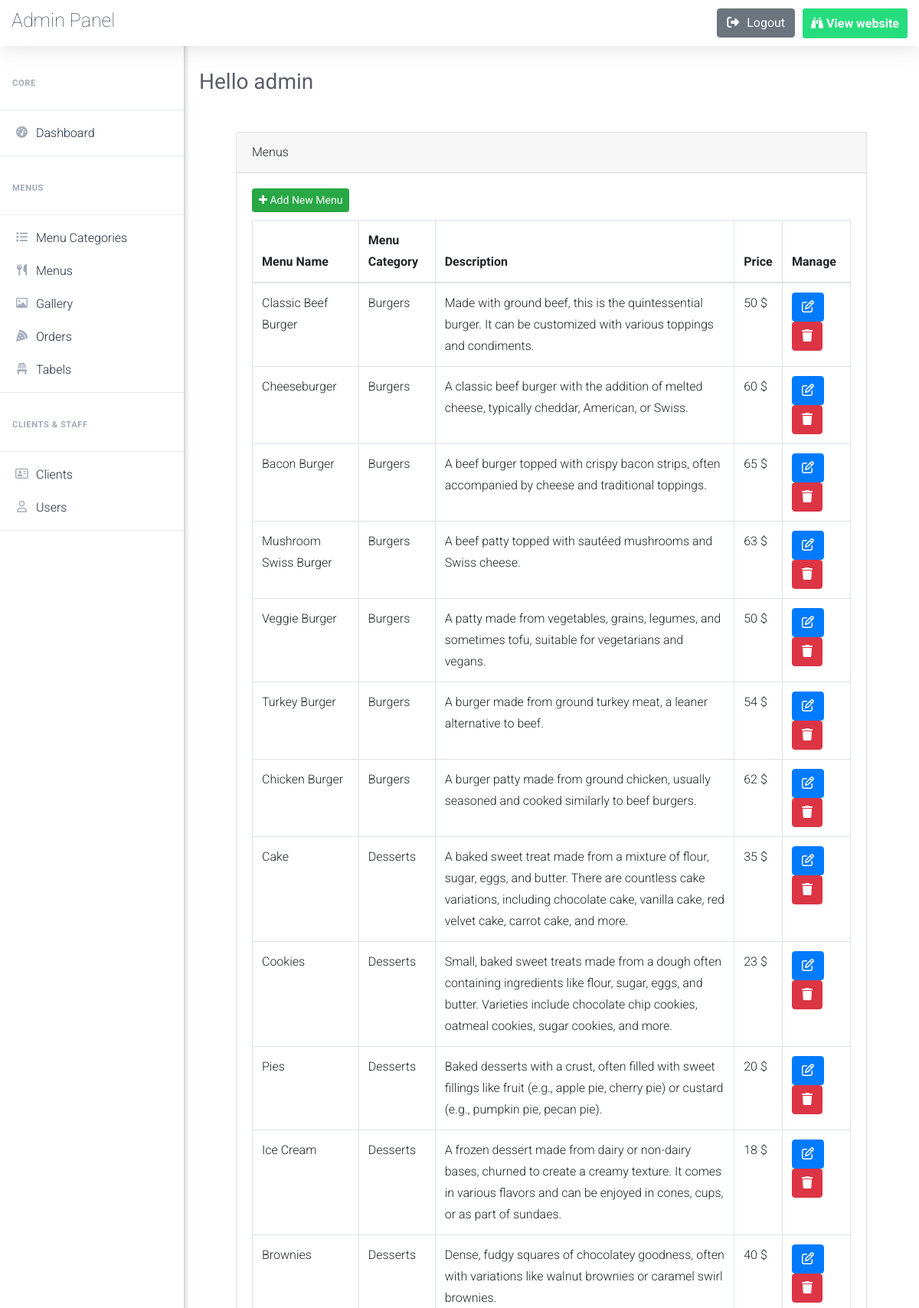
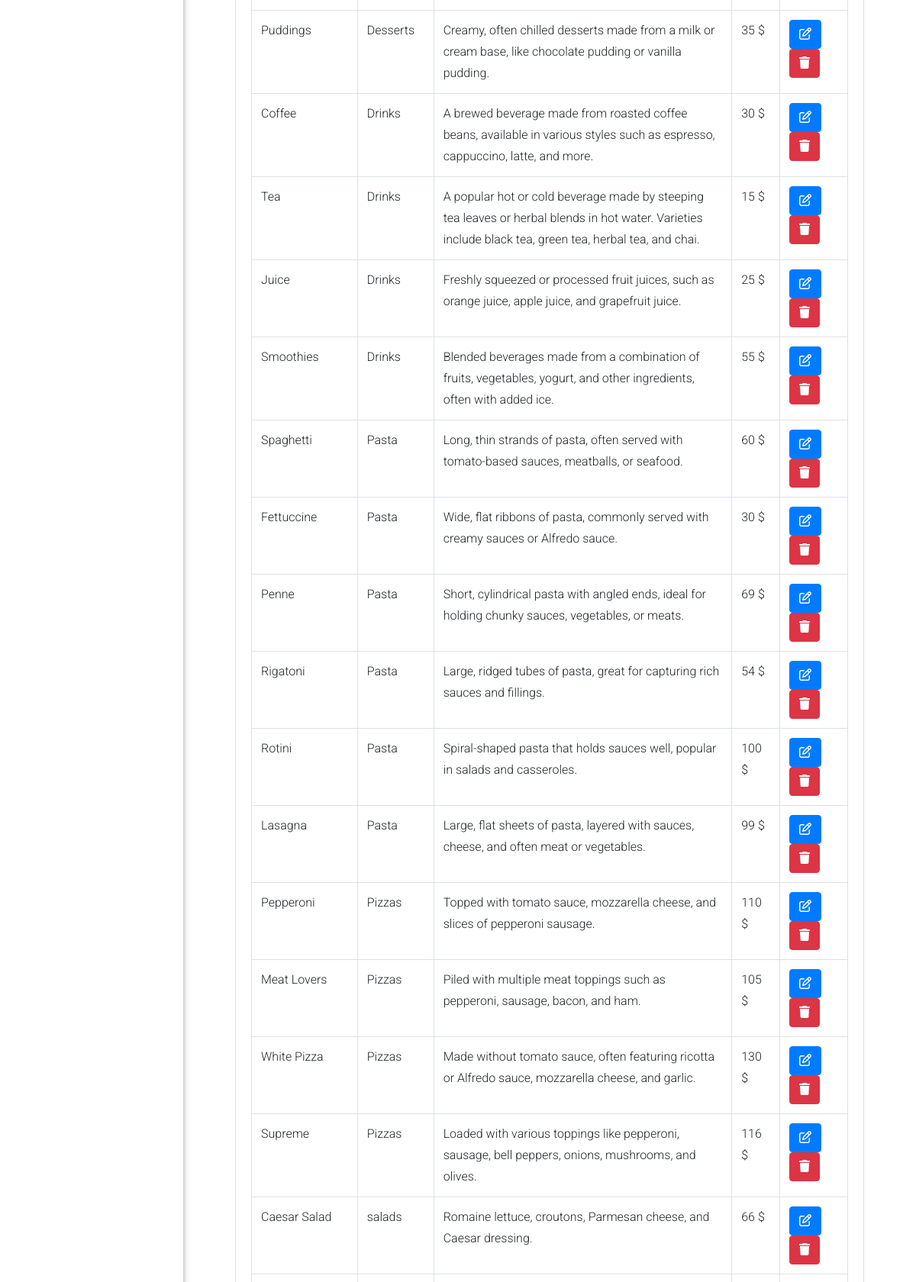
The page /admin/menus.php (signed in, upper part) on the database its author committed (2 pictures, top to bottom).
### tables this page shows
CREATE TABLE `menus` (
  `menu_id` int(11) NOT NULL,
  `menu_name` varchar(255) NOT NULL,
  `menu_description` text NOT NULL,
  `price` float NOT NULL,
  `menu_image` varchar(255) NOT NULL,
  `category_id` int(11) NOT NULL
);

CREATE TABLE `menu_categories` (
  `category_id` int(11) NOT NULL,
  `category_name` varchar(255) NOT NULL
);

### admin/includes/function.php (called while the page is built, shortened)
<?php
    require_once("connectDB.php");
    function select_menu($table1,$table2){
        global $con;
        $stmt = $con->prepare("SELECT *, menu_categories.category_name
        FROM $table1 INNER JOIN $table2 ON menus.category_id =menu_categories.category_id;");
        $stmt->execute();
        $menus = $stmt->fetchAll();
        return $menus;
    }
?>

### admin/menus.php (the view, shortened to what this page needs)
<?php
    if(isset($_SESSION['name'])){
            include_once("includes/header.php");
            require_once("includes/function.php");
            $menus = select_menu('menus','menu_categories');
        ?>
            <div class="card m-5">
                <div class="card-header ">
                    Menus
                </div>
                <div class="card-body">
                    <a href="new_menu.php" class="btn btn-success btn-sm" style="margin-bottom: 10px;">
                        <i class="fa fa-plus"></i>
                        Add New Menu
                    </a>
                    <table class="table table-bordered categories-table">
                        <thead>
                            <tr>
                                <th scope="col">Menu Name</th>
                                <th scope="col">Menu Category	</th>
                                <th scope="col">Description</th>
                                <th scope="col">Price</th>
                                <th scope="col">Manage</th>
                            </tr>
                        </thead>
                        <tbody>
                            <?php
                            foreach($menus as $menu)
                            {
                                ?>
                            <tr>
                                <td><?php echo $menu['menu_name']?></td>
                                <td><?php echo $menu['category_name']?></td>
                                <td><?php echo $menu['menu_description']?></td>
                                <td><?php echo $menu['price']." $ " ?></td>
                                <td>
                                    <a class="btn btn-primary" href="edit_menu.php?menu_id=<?php echo $menu['menu_id']?>">
                                        <i class="fa-regular fa-pen-to-square"></i>
                                    </a>
                                    <a class="btn btn-danger" href="delete.php?menu_id=<?php echo $menu['menu_id']?>">
                                        <i class="fa-solid fa-trash"></i>
                                    </a>
                                </td>
                            </tr>
                            <?php
                            }
                            ?>
                        </tbody>
                    </table>
                </div>
            </div>
<?php
    include_once("includes/footer.php");
  }else{
    header('location:login.php');
}
?>

### admin/css/home.css (style rules this page uses)
a, a:hover { text-decoration: none !important; }
html { scroll-behavior: smooth; }
body { font-family: "Roboto", sans-serif; font-size: 16px; line-height: 28px; font-weight: 300; }

### rows shown on the page
menus: menu_name "Classic Beef Burger", category.category_name "Burgers", menu_description "Made with ground beef, this is the quintessential burger. It can be customized with various toppings and condiments.", price "50"
menus: menu_name "Cheeseburger", category.category_name "Burgers", menu_description "A classic beef burger with the addition of melted cheese, typically cheddar, American, or Swiss.", price "60"
menus: menu_name "Bacon Burger", category.category_name "Burgers", menu_description "A beef burger topped with crispy bacon strips, often accompanied by cheese and traditional toppings.", price "65"
menus: menu_name "Mushroom Swiss Burger", category.category_name "Burgers", menu_description "A beef patty topped with sautéed mushrooms and Swiss cheese.", price "63"
menus: menu_name "Veggie Burger", category.category_name "Burgers", menu_description "A patty made from vegetables, grains, legumes, and sometimes tofu, suitable for vegetarians and vegans.", price "50"
menus: menu_name "Turkey Burger", category.category_name "Burgers", menu_description "A burger made from ground turkey meat, a leaner alternative to beef.", price "54"
menus: menu_name "Chicken Burger", category.category_name "Burgers", menu_description "A burger patty made from ground chicken, usually seasoned and cooked similarly to beef burgers.", price "62"
menus: menu_name "Cake", category.category_name "Desserts", menu_description "A baked sweet treat made from a mixture of flour, sugar, eggs, and butter. There are countless cake variations, including chocolate cake, vanilla cake, red velvet cake, carrot cake, and more.", price "35"
menus: menu_name "Cookies", category.category_name "Desserts", menu_description "Small, baked sweet treats made from a dough often containing ingredients like flour, sugar, eggs, and butter. Varieties include chocolate chip cookies, oatmeal cookies, sugar cookies, and more.", price "23"
menus: menu_name "Pies", category.category_name "Desserts", menu_description "Baked desserts with a crust, often filled with sweet fillings like fruit (e.g., apple pie, cherry pie) or custard (e.g., pumpkin pie, pecan pie).", price "20"
menus: menu_name "Ice Cream", category.category_name "Desserts", menu_description "A frozen dessert made from dairy or non-dairy bases, churned to create a creamy texture. It comes in various flavors and can be enjoyed in cones, cups, or as part of sundaes.", price "18"
menus: menu_name "Brownies", category.category_name "Desserts", menu_description "Dense, fudgy squares of chocolatey goodness, often with variations like walnut brownies or caramel swirl brownies.", price "40"
menus: menu_name "Puddings", category.category_name "Desserts", menu_description "Creamy, often chilled desserts made from a milk or cream base, like chocolate pudding or vanilla pudding.", price "35"
menus: menu_name "Coffee", category.category_name "Drinks", menu_description "A brewed beverage made from roasted coffee beans, available in various styles such as espresso, cappuccino, latte, and more.", price "30"
menus: menu_name "Tea", category.category_name "Drinks", menu_description "A popular hot or cold beverage made by steeping tea leaves or herbal blends in hot water. Varieties include black tea, green tea, herbal tea, and chai.", price "15"
menus: menu_name "Juice", category.category_name "Drinks", menu_description "Freshly squeezed or processed fruit juices, such as orange juice, apple juice, and grapefruit juice.", price "25"
menus: menu_name "Smoothies", category.category_name "Drinks", menu_description "Blended beverages made from a combination of fruits, vegetables, yogurt, and other ingredients, often with added ice.", price "55"
menus: menu_name "Spaghetti", category.category_name "Pasta", menu_description "Long, thin strands of pasta, often served with tomato-based sauces, meatballs, or seafood.", price "60"
menus: menu_name "Fettuccine", category.category_name "Pasta", menu_description "Wide, flat ribbons of pasta, commonly served with creamy sauces or Alfredo sauce.", price "30"
menus: menu_name "Penne", category.category_name "Pasta", menu_description "Short, cylindrical pasta with angled ends, ideal for holding chunky sauces, vegetables, or meats.", price "69"
menus: menu_name "Rigatoni", category.category_name "Pasta", menu_description "Large, ridged tubes of pasta, great for capturing rich sauces and fillings.", price "54"
menus: menu_name "Rotini", category.category_name "Pasta", menu_description "Spiral-shaped pasta that holds sauces well, popular in salads and casseroles.", price "100"
menus: menu_name "Lasagna", category.category_name "Pasta", menu_description "Large, flat sheets of pasta, layered with sauces, cheese, and often meat or vegetables.", price "99"
menus: menu_name "Pepperoni", category.category_name "Pizzas", menu_description "Topped with tomato sauce, mozzarella cheese, and slices of pepperoni sausage.", price "110"
menus: menu_name "Meat Lovers", category.category_name "Pizzas", menu_description "Piled with multiple meat toppings such as pepperoni, sausage, bacon, and ham.", price "105"
menus: menu_name "White Pizza", category.category_name "Pizzas", menu_description "Made without tomato sauce, often featuring ricotta or Alfredo sauce, mozzarella cheese, and garlic.", price "130"
menus: menu_name "Supreme", category.category_name "Pizzas", menu_description "Loaded with various toppings like pepperoni, sausage, bell peppers, onions, mushrooms, and olives.", price "116"
menus: menu_name "Caesar Salad", category.category_name "salads", menu_description "Romaine lettuce, croutons, Parmesan cheese, and Caesar dressing.", price "66"

### other values the page prints
$_SESSION['name'] "admin"
